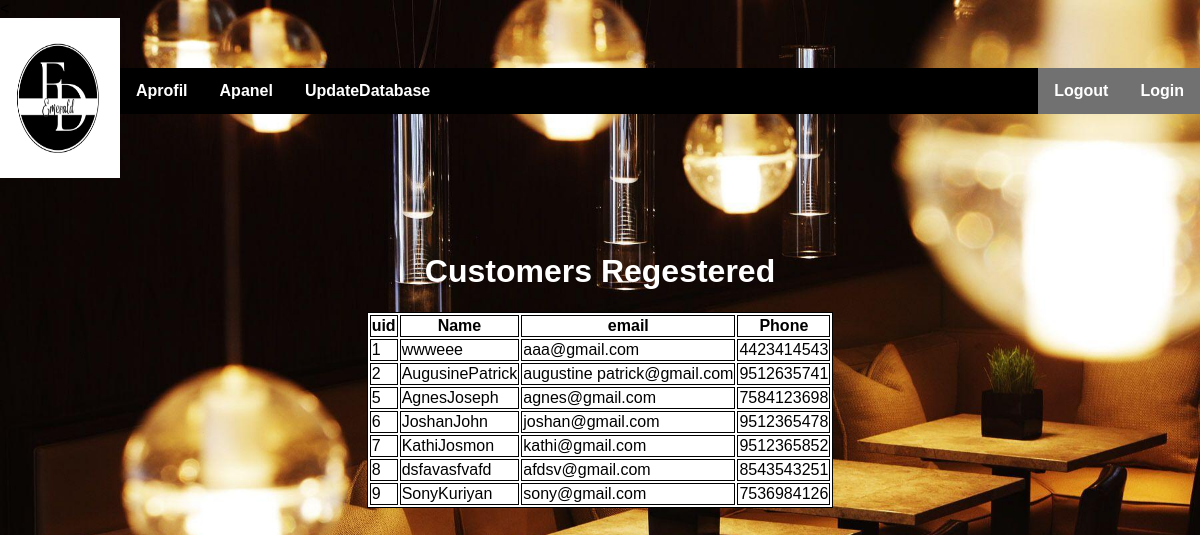
The app's page /Admin/view_cust.php (signed in) with its own data.
### tables this page shows
CREATE TABLE `user` (
  `uid` int(11) NOT NULL,
  `fname` varchar(55) NOT NULL,
  `lname` varchar(55) NOT NULL,
  `email` varchar(55) NOT NULL,
  `phone` bigint(20) NOT NULL,
  `password` varchar(55) NOT NULL
);

### Admin/view_cust.php (the view, shortened to what this page needs)
<!DOCTYPE html>
<html>
<head>
    <link rel="stylesheet" href="main1.css">
                   <link rel="stylesheet" href="main1.css">
          </head>
          <body><header>
                      <img src="logo.jpeg" width="10%" height="20%" >
                      <ul class="nav">
                           <li><a href="aprofil.php" >Aprofil</a></li>
                           <li><a href="apanel.php" >Apanel</a>
                           <li><a href="updatedatabase.php" >UpdateDatabase</a></li>
                           <li style="float:right"><a href="login.html" class="active">Login</a></li>
                           <li style="float:right"><a href="logout.php" class="active">Logout</a></li>
                       </ul>
                      </header><center><br><br><br>
<h1>Customers Regestered
</h1>
                                <table >
                                    <thead>
                                        <tr>
                                            <th>uid</th>
                                            <th>Name</th>
											<th>email</th>
                                            <th>Phone</th>
                                        </tr>
                                    </thead>
                                    <tbody>
								<?php
require("db.php");
                $sql = "select * from user";
                $result = mysqli_query($con, $sql);
                if(mysqli_num_rows($result)>0)
                {
                                while($row = mysqli_fetch_assoc($result))
                                {
                                    echo "<tr>";
                                        ?>
                                              <?php
                                        echo "<td>";
                                        echo $row["uid"];
                                        echo "</td>";
                                        echo "<td>";
                                            echo $row["fname"];
                                            echo $row["lname"];
                                        echo "</td>";
                                        echo "<td>";
                                            echo $row["email"];
                                        echo "</td>";
                                    echo "<td>";
                                            echo $row["phone"];
                                        echo "</td>";
                                        ?>
                                            <?php
                                    echo "</tr>";
                                }
                            echo "</table>";
                }
                else
                {
                    echo "There is no admin yet.";
                }
            ?>
            </center>
</body>
</html>

### Admin/main1.css (style rules this page uses)
.nav { margin-top:50; }
ul { list-style-type: none; margin: 0; padding: 0; overflow: hidden; background-color:black; width:90%; float: right; }
li { float: left; position: sticky; position: -webkit-sticky; display: inline; }
li a { display:block; color: white; text-align: center; padding: 14px 16px; text-decoration: none; font-weight:900; }
.active { background-color: #86de47; float:right; }
* { box-sizing: border-box }
body { font-family: Verdana, sans-serif; margin:0; background-image:url(3.jpeg); background-repeat: no-repeat; background-size: cover; }
img { vertical-align: middle; }
.active, .dot:hover { background-color: #717171; }

### Admin/view_cust.php (style rules this page uses)
body,html { height: 100%; }
h1 { color: #ffffff; }
td,th,table { border: 1px solid; border-color: black; background-color:white }

### records on screen
user: uid "1", fname "www", lname "eee", email "aaa@gmail.com", phone "4423414543"
user: uid "2", fname "Augusine", lname "Patrick", email "augustine patrick@gmail.com", phone "9512635741"
user: uid "5", fname "Agnes", lname "Joseph", email "agnes@gmail.com", phone "7584123698"
user: uid "6", fname "Joshan", lname "John", email "joshan@gmail.com", phone "9512365478"
user: uid "7", fname "Kathi", lname "Josmon", email "kathi@gmail.com", phone "9512365852"
user: uid "8", fname "dsfav", lname "asfvafd", email "afdsv@gmail.com", phone "8543543251"
user: uid "9", fname "Sony", lname "Kuriyan", email "sony@gmail.com", phone "7536984126"
